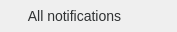
<?xml version="1.0" encoding="UTF-8"?>
<ui version="4.0">
 <class>AlertFilterType</class>
 <widget class="QWidget" name="AlertFilterType">
  <property name="geometry">
   <rect>
    <x>0</x>
    <y>0</y>
    <width>177</width>
    <height>32</height>
   </rect>
  </property>
  <property name="sizePolicy">
   <sizepolicy hsizetype="MinimumExpanding" vsizetype="Preferred">
    <horstretch>0</horstretch>
    <verstretch>0</verstretch>
   </sizepolicy>
  </property>
  <property name="minimumSize">
   <size>
    <width>0</width>
    <height>21</height>
   </size>
  </property>
  <property name="maximumSize">
   <size>
    <width>16777215</width>
    <height>43</height>
   </size>
  </property>
  <property name="windowTitle">
   <string/>
  </property>
  <property name="styleSheet">
   <string notr="true">#lFilterActive
{
	color: #FF303233;/*colorToken.text-primary*/
	font-size: 14px;
	text-align: center;
     border: none;
	margin-left: -4px;
}
#bDropDownArrow
{
	border: none;
}
#liconType
{
	border: none;
}
</string>
  </property>
  <layout class="QHBoxLayout" name="horizontalLayout_3">
   <property name="spacing">
    <number>3</number>
   </property>
   <property name="leftMargin">
    <number>0</number>
   </property>
   <property name="topMargin">
    <number>0</number>
   </property>
   <property name="rightMargin">
    <number>0</number>
   </property>
   <property name="bottomMargin">
    <number>0</number>
   </property>
   <item>
    <widget class="QWidget" name="wIconType" native="true">
     <layout class="QHBoxLayout" name="horizontalLayout_2">
      <property name="spacing">
       <number>0</number>
      </property>
      <property name="leftMargin">
       <number>0</number>
      </property>
      <property name="topMargin">
       <number>2</number>
      </property>
      <property name="rightMargin">
       <number>7</number>
      </property>
      <property name="bottomMargin">
       <number>0</number>
      </property>
      <item>
       <widget class="QToolButton" name="liconType">
        <property name="minimumSize">
         <size>
          <width>16</width>
          <height>16</height>
         </size>
        </property>
        <property name="maximumSize">
         <size>
          <width>16</width>
          <height>16</height>
         </size>
        </property>
        <property name="styleSheet">
         <string notr="true"/>
        </property>
        <property name="text">
         <string/>
        </property>
        <property name="icon">
         <iconset>
          <normalon>:/images/contacts.png</normalon>
         </iconset>
        </property>
        <property name="iconSize">
         <size>
          <width>16</width>
          <height>16</height>
         </size>
        </property>
       </widget>
      </item>
     </layout>
    </widget>
   </item>
   <item>
    <widget class="QToolButton" name="lFilterActive">
     <property name="text">
      <string>All notifications</string>
     </property>
    </widget>
   </item>
   <item>
    <widget class="QWidget" name="wArrow" native="true">
     <layout class="QHBoxLayout" name="horizontalLayout">
      <property name="spacing">
       <number>0</number>
      </property>
      <property name="leftMargin">
       <number>0</number>
      </property>
      <property name="topMargin">
       <number>0</number>
      </property>
      <property name="rightMargin">
       <number>0</number>
      </property>
      <property name="bottomMargin">
       <number>0</number>
      </property>
      <item>
       <widget class="QToolButton" name="bDropDownArrow">
        <property name="text">
         <string/>
        </property>
        <property name="icon">
         <iconset>
          <normalon>:/images/themed/light/chevron-down.svg</normalon>
         </iconset>
        </property>
        <property name="iconSize">
         <size>
          <width>9</width>
          <height>5</height>
         </size>
        </property>
       </widget>
      </item>
      <item>
       <spacer name="horizontalSpacer">
        <property name="orientation">
         <enum>Qt::Horizontal</enum>
        </property>
        <property name="sizeHint" stdset="0">
         <size>
          <width>40</width>
          <height>20</height>
         </size>
        </property>
       </spacer>
      </item>
     </layout>
    </widget>
   </item>
  </layout>
 </widget>
 <resources/>
 <connections/>
</ui>
